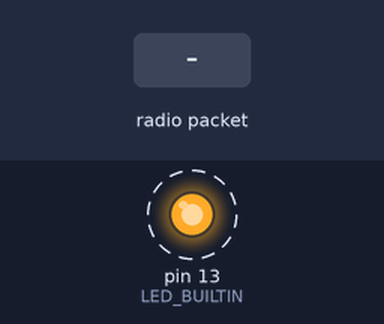
A sketch run on a simulated Arduino Uno, built with avr-gcc and run on an emulated ATmega328P. Shown: output pins drawn as LEDs (lit = HIGH). Dashed ring = blinking. Inputs (shaded band) come from the test bench. No radio packets arrive unless stated; pins used as bus, display or sensor lines are not drawn; what the sketch prints to the serial monitor is not drawn.

Above: at 1.2 s.
1.3 s: radio packet "1" arrives
Timing chart, 0 to 9.5 s (numbered marks = the images above; inputs shaded):
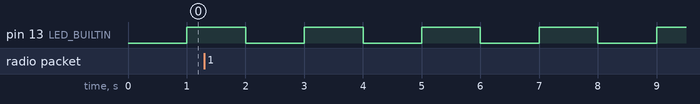

The sketch:

Yellowstone_Ground_Rx_Diagnostic.ino
```cpp
#include <SPI.h>
#include <RH_RF95.h>

#define RFM95_CS   8
#define RFM95_INT  3
#define RFM95_RST  9
#define SD_CS      10
#define RF95_FREQ  915.0

RH_RF95 rf95(RFM95_CS, RFM95_INT);

const uint16_t PAYLOAD_MAGIC = 0x5953; // "YS"
const uint8_t PAYLOAD_VERSION = 2;

struct Payload {
  uint16_t magic;
  uint8_t version;
  uint8_t flags;
  int32_t lat;
  int32_t lon;
  int16_t alt;
  uint16_t speed;
  uint16_t heading;
  uint16_t year;
  uint8_t month;
  uint8_t day;
  uint8_t hour;
  uint8_t minute;
  uint8_t second;
  uint8_t fixType;
  uint8_t sats;
} __attribute__((packed));

uint32_t validPackets = 0;
uint32_t invalidPackets = 0;
uint32_t recvFailures = 0;

void resetLoRa() {
  pinMode(RFM95_RST, OUTPUT);
  digitalWrite(RFM95_RST, HIGH);
  delay(10);
  digitalWrite(RFM95_RST, LOW);
  delay(10);
  digitalWrite(RFM95_RST, HIGH);
  delay(10);
}

void configureLoRaLongRange() {
  rf95.setFrequency(RF95_FREQ);
  rf95.setModemConfig(RH_RF95::Bw125Cr48Sf4096);
  rf95.setPreambleLength(12);
}

void printPayload(const Payload &data) {
  Serial.print("VALID packet=");
  Serial.print(validPackets);
  Serial.print(" rssi=");
  Serial.print(rf95.lastRssi());
  Serial.print(" lat=");
  Serial.print(data.lat / 10000000.0f, 7);
  Serial.print(" lon=");
  Serial.print(data.lon / 10000000.0f, 7);
  Serial.print(" alt=");
  Serial.print(data.alt);
  Serial.print(" fix=");
  Serial.print(data.fixType);
  Serial.print(" sats=");
  Serial.print(data.sats);
  Serial.print(" time=");
  Serial.print(data.hour);
  Serial.print(":");
  Serial.print(data.minute);
  Serial.print(":");
  Serial.println(data.second);
}

void setup() {
  pinMode(LED_BUILTIN, OUTPUT);
  pinMode(RFM95_CS, OUTPUT);
  pinMode(SD_CS, OUTPUT);
  digitalWrite(RFM95_CS, HIGH);
  digitalWrite(SD_CS, HIGH);

  Serial.begin(115200);
  unsigned long serialStart = millis();
  while (!Serial && millis() - serialStart < 4000) {
    delay(10);
  }

  Serial.println();
  Serial.println("Yellowstone ground RX diagnostic");
  Serial.println("SD disabled for this test");

  resetLoRa();

  if (!rf95.init()) {
    Serial.println("LoRa init: FAIL");
    while (1) {
      digitalWrite(LED_BUILTIN, !digitalRead(LED_BUILTIN));
      delay(100);
    }
  }

  Serial.println("LoRa init: PASS");

  if (!rf95.setFrequency(RF95_FREQ)) {
    Serial.println("LoRa setFrequency: FAIL");
    while (1) {
      digitalWrite(LED_BUILTIN, !digitalRead(LED_BUILTIN));
      delay(250);
    }
  }

  configureLoRaLongRange();
  Serial.println("LoRa config: long-range 915.0 MHz");
  Serial.println("Waiting for packets...");
}

void loop() {
  static unsigned long lastHeartbeat = 0;
  static bool ledState = false;

  if (millis() - lastHeartbeat >= 1000) {
    lastHeartbeat = millis();
    ledState = !ledState;
    digitalWrite(LED_BUILTIN, ledState ? HIGH : LOW);
    Serial.print("heartbeat valid=");
    Serial.print(validPackets);
    Serial.print(" invalid=");
    Serial.print(invalidPackets);
    Serial.print(" recvFail=");
    Serial.println(recvFailures);
  }

  if (!rf95.available()) return;

  uint8_t buf[sizeof(Payload)];
  uint8_t len = sizeof(buf);
  if (!rf95.recv(buf, &len)) {
    recvFailures++;
    Serial.println("recv indicated available but recv failed");
    return;
  }

  if (len != sizeof(Payload)) {
    invalidPackets++;
    Serial.print("INVALID len=");
    Serial.print(len);
    Serial.print(" rssi=");
    Serial.println(rf95.lastRssi());
    return;
  }

  Payload data;
  memcpy(&data, buf, sizeof(data));

  if (data.magic != PAYLOAD_MAGIC || data.version != PAYLOAD_VERSION) {
    invalidPackets++;
    Serial.print("INVALID magic=0x");
    Serial.print(data.magic, HEX);
    Serial.print(" version=");
    Serial.print(data.version);
    Serial.print(" rssi=");
    Serial.println(rf95.lastRssi());
    return;
  }

  validPackets++;
  printPayload(data);
}
```

Measured:
- by itself, pin 13 (LED_BUILTIN): alternates HIGH for 1.0 s and LOW for 1.0 s
